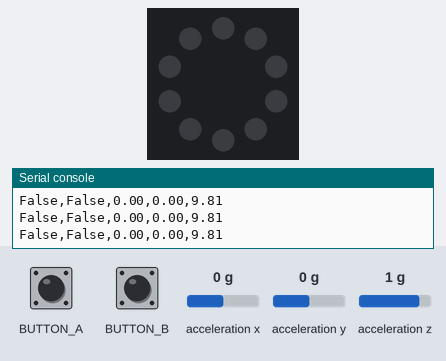
Bench run of a program on a simulated Circuit Playground running CircuitPython. On the bench: the board's ring of 10 RGB LEDs (number 0 left of the top, counting anticlockwise), the last lines printed to the serial console. The inputs (shaded band) are chosen by the test bench; at power-on: acceleration x 0 g, acceleration y 0 g, acceleration z 1 g. Dim RGB values are drawn brighter than linear.

Above: at 1.2 s.
1.3 s: acceleration x set to -1.4 g
At 2.5 s:
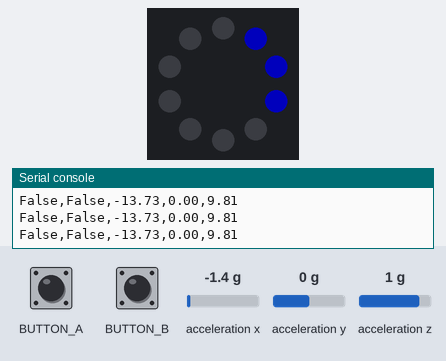
2.8 s: acceleration x set to 0.8 g
At 3.8 s:
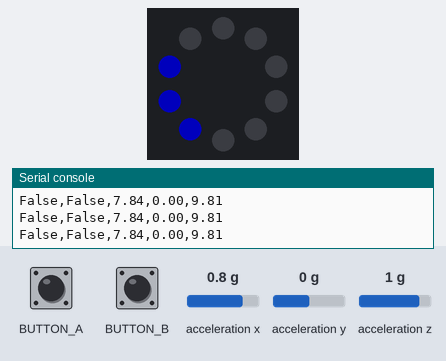
7.6 s: acceleration x set to 0 g
At 8.7 s:
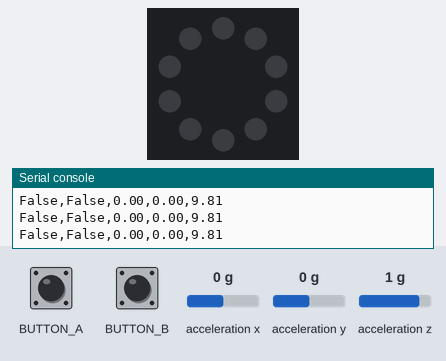
9.2 s: acceleration x set to -0.8 g
At 9.7 s:
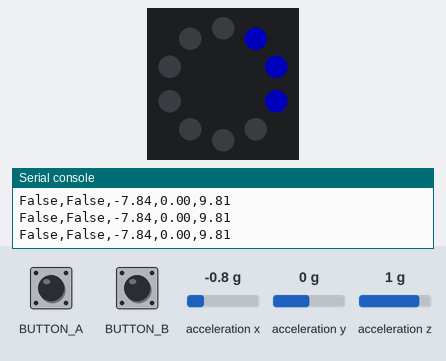
Timing chart, 0 to 11.7 s (numbered marks = the images above; inputs shaded):
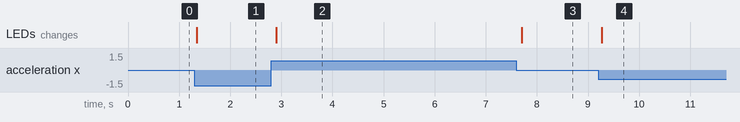

The program:

code.py
```python
from adafruit_circuitplayground import cp
from sensorlightdisplay import SensorLightDisplay
import time


display = SensorLightDisplay(brightness=0.3)

while True:
    a = cp.button_a
    b = cp.button_b
    x, y, z = cp.acceleration

    display.light((x, y, z), (0, 0, 255))
    print(f"{a},{b},{x:.2f},{y:.2f},{z:.2f}")

    time.sleep(0.01)
```

sensorlightdisplay.py
```python
from adafruit_circuitplayground import cp
import time


class SensorLightDisplay:
    acceleration_peak = 9.81

    def __init__(self, brightness):
        self.pixels_off_state = (0, 0, 0)
        self.pixel_amount = len(cp.pixels)
        self.pixel_amount_half = self.pixel_amount // 2

        cp.pixels.brightness = brightness
        cp.pixels.auto_write = False

    def light(self, acceleration, colour):
        x = acceleration[0]
        cp.pixels.fill(self.pixels_off_state)

        if x < -1:
            for pixel in range(6, 9):
                cp.pixels[pixel] = colour
        elif x > 1:
            for pixel in range(1, 4):
                cp.pixels[pixel] = colour

        cp.pixels.show()
        time.sleep(0.1)

    def advanced_control_feedback(self, acceleration_x):
        x = acceleration_x

        if x < -9.81 or x > 9.81:
            return

        if -3 <= x <= 3:
            cp.pixels.fill((0, 0, 0))
            cp.pixels.show()
            return

        if x < -3:
            intensity = int(((abs(x) - 3) / (9.81 - 3)) * 235 + 20)
            cp.pixels.fill((intensity, 0, 0))
            cp.pixels.show()
            return

        leds_on = int(((x - 3) / (9.81 - 3)) * 9) + 1
        cp.pixels.fill((0, 0, 0))

        for i in range(leds_on):
            cp.pixels[i] = (0, 0, 255)

        cp.pixels.show()
```

Measured:
- after the input at 1.3 s, the LEDs: change at once (image 1)
- after the input at 2.8 s, the LEDs: change after 0.11 s (image 2)
- after the input at 7.6 s, the LEDs: change after 0.11 s (image 3)
- after the input at 9.2 s, the LEDs: change after 0.07 s (image 4)
